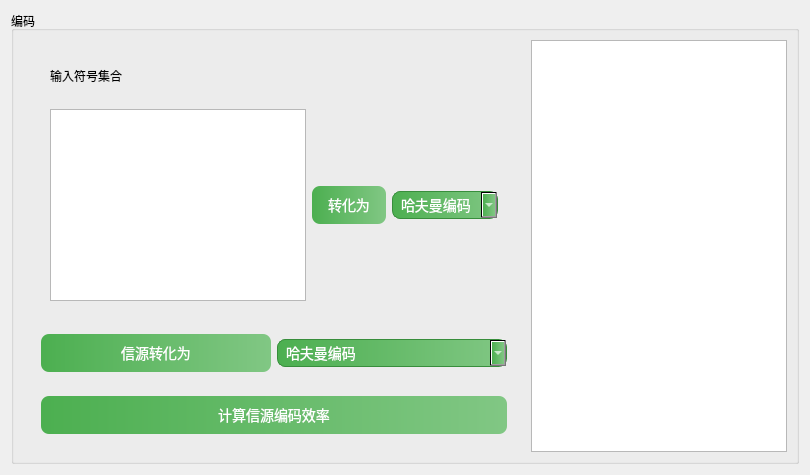
      <widget class="QWidget" name="page_5">
       <layout class="QGridLayout" name="gridLayout_16">
        <item row="0" column="0">
         <widget class="QGroupBox" name="groupBox_13">
          <property name="title">
           <string>编码</string>
          </property>
          <layout class="QGridLayout" name="gridLayout_20">
           <item row="0" column="0">
            <widget class="QWidget" name="widget_8" native="true">
             <layout class="QGridLayout" name="gridLayout_15">
              <item row="3" column="0" colspan="2">
               <widget class="QWidget" name="widget_7" native="true">
                <layout class="QGridLayout" name="gridLayout_18">
                 <item row="0" column="0">
                  <widget class="QPushButton" name="pushButton_20">
                   <property name="styleSheet">
                    <string notr="true">QPushButton {
    background-color: qlineargradient(spread:pad, x1:0, y1:0, x2:1, y2:0, stop:0 #4CAF50, stop:1 #81C784);
    color: white;
    font-size: 14px;
    border-radius: 8px;
    padding: 8px 16px;
}

QPushButton:hover {
    background-color: #66BB6A;
}

QPushButton:pressed {
    background-color: #388E3C;
}</string>
                   </property>
                   <property name="text">
                    <string>计算信源编码效率</string>
                   </property>
                  </widget>
                 </item>
                </layout>
               </widget>
              </item>
              <item row="0" column="0" rowspan="2" colspan="2">
               <widget class="QWidget" name="widget_3" native="true">
                <layout class="QVBoxLayout" name="verticalLayout_2">
                 <item>
                  <widget class="QWidget" name="widget_4" native="true">
                   <layout class="QGridLayout" name="gridLayout_17">
                    <item row="0" column="0">
                     <widget class="QLabel" name="label_14">
                      <property name="text">
                       <string>输入符号集合</string>
                      </property>
                     </widget>
                    </item>
                   </layout>
                  </widget>
                 </item>
                 <item>
                  <widget class="QWidget" name="widget_5" native="true">
                   <layout class="QGridLayout" name="gridLayout_19">
                    <item row="0" column="0">
                     <widget class="QPlainTextEdit" name="plainTextEdit_3"/>
                    </item>
                    <item row="0" column="1">
                     <widget class="QPushButton" name="pushButton_18">
                      <property name="styleSheet">
                       <string notr="true">QPushButton {
    background-color: qlineargradient(spread:pad, x1:0, y1:0, x2:1, y2:0, stop:0 #4CAF50, stop:1 #81C784);
    color: white;
    font-size: 14px;
    border-radius: 8px;
    padding: 8px 16px;
}

QPushButton:hover {
    background-color: #66BB6A;
}

QPushButton:pressed {
    background-color: #388E3C;
}</string>
                      </property>
                      <property name="text">
                       <string>转化为</string>
                      </property>
                     </widget>
                    </item>
                    <item row="0" column="2">
                     <widget class="QComboBox" name="comboBox">
                      <property name="styleSheet">
                       <string notr="true">QComboBox {
    background-color: qlineargradient(spread:pad, x1:0, y1:0, x2:1, y2:0, stop:0 #4CAF50, stop:1 #81C784);
    color: white;
    font-size: 14px;
    border: 1px solid #388E3C;
    border-radius: 8px;
    padding: 4px 8px;
}


</string>
                      </property>
                      <item>
                       <property name="text">
                        <string>哈夫曼编码</string>
                       </property>
                      </item>
                     </widget>
                    </item>
                   </layout>
                  </widget>
                 </item>
                </layout>
               </widget>
              </item>
              <item row="2" column="0" colspan="2">
               <widget class="QWidget" name="widget_9" native="true">
                <layout class="QHBoxLayout" name="horizontalLayout">
                 <item>
                  <widget class="QPushButton" name="pushButton_19">
                   <property name="styleSheet">
                    <string notr="true">QPushButton {
    background-color: qlineargradient(spread:pad, x1:0, y1:0, x2:1, y2:0, stop:0 #4CAF50, stop:1 #81C784);
    color: white;
    font-size: 14px;
    border-radius: 8px;
    padding: 8px 16px;
}

QPushButton:hover {
    background-color: #66BB6A;
}

QPushButton:pressed {
    background-color: #388E3C;
}</string>
                   </property>
                   <property name="text">
                    <string>信源转化为</string>
                   </property>
                  </widget>
                 </item>
                 <item>
                  <widget class="QComboBox" name="comboBox_2">
                   <property name="styleSheet">
                    <string notr="true">QComboBox {
    background-color: qlineargradient(spread:pad, x1:0, y1:0, x2:1, y2:0, stop:0 #4CAF50, stop:1 #81C784);
    color: white;
    font-size: 14px;
    border: 1px solid #388E3C;
    border-radius: 8px;
    padding: 4px 8px;
}


</string>
                   </property>
                   <item>
                    <property name="text">
                     <string>哈夫曼编码</string>
                    </property>
                   </item>
                  </widget>
                 </item>
                </layout>
               </widget>
              </item>
             </layout>
            </widget>
           </item>
           <item row="0" column="1">
            <widget class="QPlainTextEdit" name="plainTextEdit_4"/>
           </item>
          </layout>
         </widget>
        </item>
       </layout>
      </widget>
